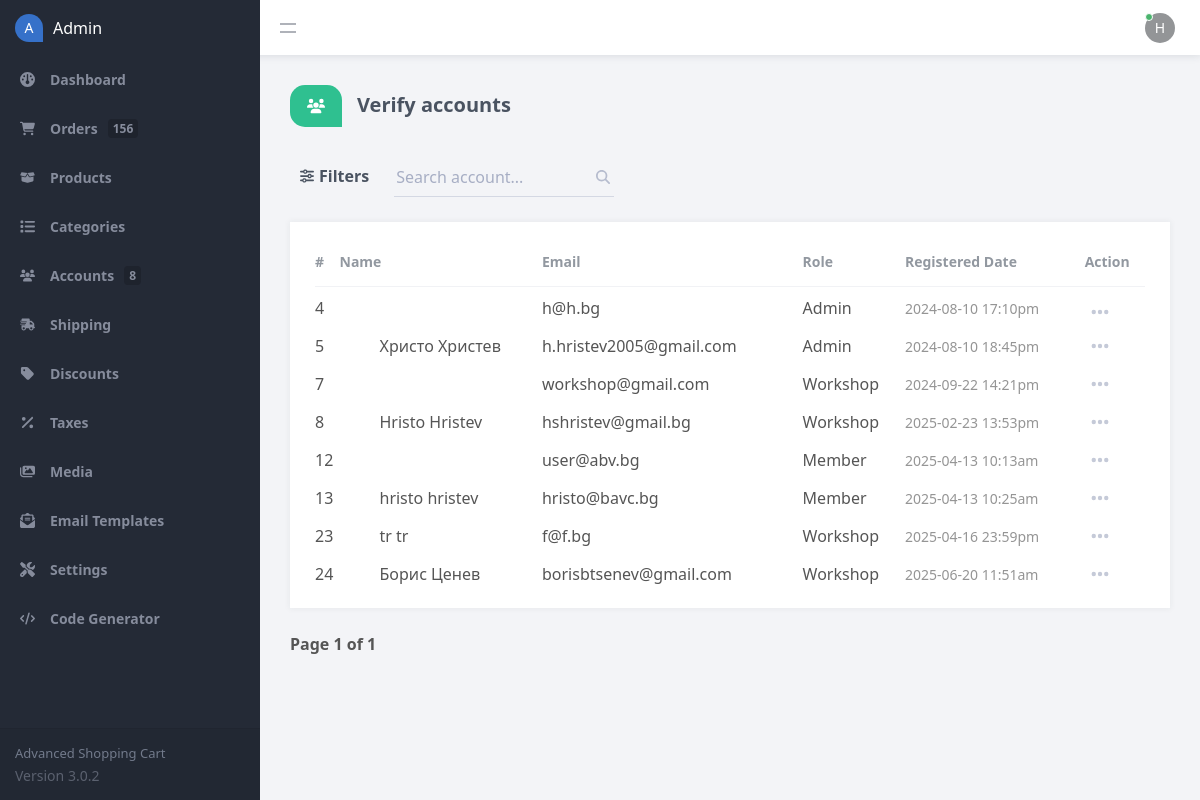
Screenshot of /admin/index.php?page=accounts_verify (signed in) with the database file from the repository.
### tables this page shows
CREATE TABLE `accounts` (
  `id` int(11) NOT NULL,
  `email` varchar(255) NOT NULL,
  `password` varchar(255) NOT NULL,
  `role` enum('Member','Admin','Workshop') NOT NULL DEFAULT 'Member',
  `first_name` varchar(100) NOT NULL,
  `last_name` varchar(100) NOT NULL,
  `address_street` varchar(255) NOT NULL,
  `address_city` varchar(100) NOT NULL,
  `address_state` varchar(100) NOT NULL,
  `address_zip` varchar(50) NOT NULL,
  `address_country` varchar(100) NOT NULL,
  `registered` datetime NOT NULL DEFAULT current_timestamp(),
  `workshop` int(1) NOT NULL,
  `mol` varchar(50) NOT NULL,
  `company` varchar(50) NOT NULL,
  `address_company` varchar(50) NOT NULL,
  `dds` varchar(50) NOT NULL,
  `eik` varchar(50) NOT NULL,
  `speedy` varchar(5) NOT NULL,
  `tel` varchar(15) NOT NULL,
  `status` varchar(255) NOT NULL
);

### admin/index.php (called while the page is built, shortened)
<?php
include '../functions.php';
$pdo = pdo_connect_mysql();
$page = isset($_GET['page']) && file_exists($_GET['page'] . '.php') ? $_GET['page'] : 'dashboard';
$accounts_total = $pdo->query('SELECT COUNT(*) AS total FROM accounts')->fetchColumn();
$orders_total = $pdo->query('SELECT COUNT(*) AS total FROM transactions')->fetchColumn();
include $page . '.php';
?>

### admin/accounts_verify.php (the view, shortened to what this page needs)
<?php
$pagination_page = isset($_GET['pagination_page']) ? $_GET['pagination_page'] : 1;
$search = isset($_GET['search_query']) ? $_GET['search_query'] : '';
$role = isset($_GET['role']) ? $_GET['role'] : '';
$order = isset($_GET['order']) && $_GET['order'] == 'DESC' ? 'DESC' : 'ASC';
$order_by_whitelist = ['id','first_name','email','role','registered'];
$order_by = isset($_GET['order_by']) && in_array($_GET['order_by'], $order_by_whitelist) ? $_GET['order_by'] : 'id';
$results_per_pagination_page = 20;
$param1 = ($pagination_page - 1) * $results_per_pagination_page;
$param2 = $results_per_pagination_page;
$where = '';
$where .= $search ? 'WHERE (CONCAT(a.first_name, " ", a.last_name) LIKE :search OR a.email LIKE :search) ' : '';
$stmt = $pdo->prepare('SELECT COUNT(*) AS total FROM accounts a ' . $where);
$stmt->execute();
$total_accounts = $stmt->fetchColumn();
$stmt = $pdo->prepare('SELECT a.*, (SELECT COUNT(*) FROM transactions t WHERE t.account_id = a.id) AS orders FROM accounts a ' . $where . ' ORDER BY ' . $order_by . ' ' . $order . ' LIMIT :start_results,:num_results');
$stmt->bindParam('start_results', $param1, PDO::PARAM_INT);
$stmt->bindParam('num_results', $param2, PDO::PARAM_INT);
$stmt->execute();
$accounts = $stmt->fetchAll(PDO::FETCH_ASSOC);
$url = 'index.php?page=accounts&search_query=' . $search . '&role=' . $role;
?>
<?=template_admin_header('Verify account', 'account', 'verify')?>
<div class="content-title">
    <div class="title">
        <div class="icon">
        </div>
        <div class="txt">
            <h2>Verify accounts</h2>
        </div>
    </div>
</div>
<div class="content-header responsive-flex-column pad-top-5">
    <form action="" method="get">
        <div class="filters">
            <a href="#">
                Filters
            </a>
        </div>
        <div class="search">
            <label for="search_query">
                <input id="search_query" type="text" name="search_query" placeholder="Search account..." value="<?=htmlspecialchars($search, ENT_QUOTES)?>" class="responsive-width-100">
            </label>
        </div>
    </form>
</div>
<div class="content-block">
    <div class="table">
        <table>
            <thead >
                <tr>
                    <td><a href="<?=$url . '&order=' . ($order=='ASC'?'DESC':'ASC') . '&order_by=id'?>">#<?=$order_by=='id' ? $table_icons[strtolower($order)] : ''?></a></td>
                    <td colspan="2"><a href="<?=$url . '&order=' . ($order=='ASC'?'DESC':'ASC') . '&order_by=first_name'?>">Name<?=$order_by=='first_name' ? $table_icons[strtolower($order)] : ''?></a></td>
                    <td class="responsive-hidden"><a href="<?=$url . '&order=' . ($order=='ASC'?'DESC':'ASC') . '&order_by=email'?>">Email<?=$order_by=='email' ? $table_icons[strtolower($order)] : ''?></td>
                    <td class="responsive-hidden"><a href="<?=$url . '&order=' . ($order=='ASC'?'DESC':'ASC') . '&order_by=role'?>">Role<?=$order_by=='role' ? $table_icons[strtolower($order)] : ''?></td>
                    <td class="responsive-hidden"><a href="<?=$url . '&order=' . ($order=='ASC'?'DESC':'ASC') . '&order_by=registered'?>">Registered Date<?=$order_by=='registered' ? $table_icons[strtolower($order)] : ''?></a></td>
                    <td class="align-center">Action</td>
                </tr>
            </thead>
            <tbody>
                <?php foreach ($accounts as $account): ?>
                <tr style="<?= $account['workshop'] == 1 ? 'background-color: #d9f300;' : '' ?>">
                    <td><?=$account['id']?></td>
                    <td class="img">
                    </td>
                    <td><?=htmlspecialchars($account['first_name'] . ' ' . $account['last_name'], ENT_QUOTES)?></td>
                    <td class="responsive-hidden"><?=htmlspecialchars($account['email'], ENT_QUOTES)?></td>
                    <td class="responsive-hidden"><?=$account['role']?></td>
                    <td class="responsive-hidden alt"><?=date('Y-m-d H:ia', strtotime($account['registered']))?></td>
                    <td class="actions">
                        <div class="table-dropdown">
                        </div>
                    </td>
                </tr>
                <?php endforeach; ?>
            </tbody>
        </table>
    </div>
</div>
<div class="pagination">
    <span>Page <?=$pagination_page?> of <?=ceil($total_accounts / $results_per_pagination_page) == 0 ? 1 : ceil($total_accounts / $results_per_pagination_page)?></span>
</div>
<?=template_admin_footer()?>

### rows the page displays
accounts: id "4", email "h@h.bg", role "Admin", registered "2024-08-10 17:10pm"
accounts: id "5", first_name+last_name "Христо Христев", email "h.hristev2005@gmail.com", role "Admin", registered "2024-08-10 18:45pm"
accounts: id "7", email "workshop@gmail.com", role "Workshop", registered "2024-09-22 14:21pm"
accounts: id "8", first_name+last_name "Hristo Hristev", email "hshristev@gmail.bg", role "Workshop", registered "2025-02-23 13:53pm"
accounts: id "12", email "user@abv.bg", role "Member", registered "2025-04-13 10:13am"
accounts: id "13", first_name+last_name "hristo hristev", email "hristo@bavc.bg", role "Member", registered "2025-04-13 10:25am"
accounts: id "23", first_name+last_name "tr tr", email "f@f.bg", role "Workshop", registered "2025-04-16 23:59pm"
accounts: id "24", first_name+last_name "Борис Ценев", email "borisbtsenev@gmail.com", role "Workshop", registered "2025-06-20 11:51am"

### other values shown
$orders_total "156"
$accounts_total "8"
substr($_SESSION['account_name'], 0, 1) "H"
$pagination_page "1"
ceil($total_accounts / $results_per_pagination_page) "1"
